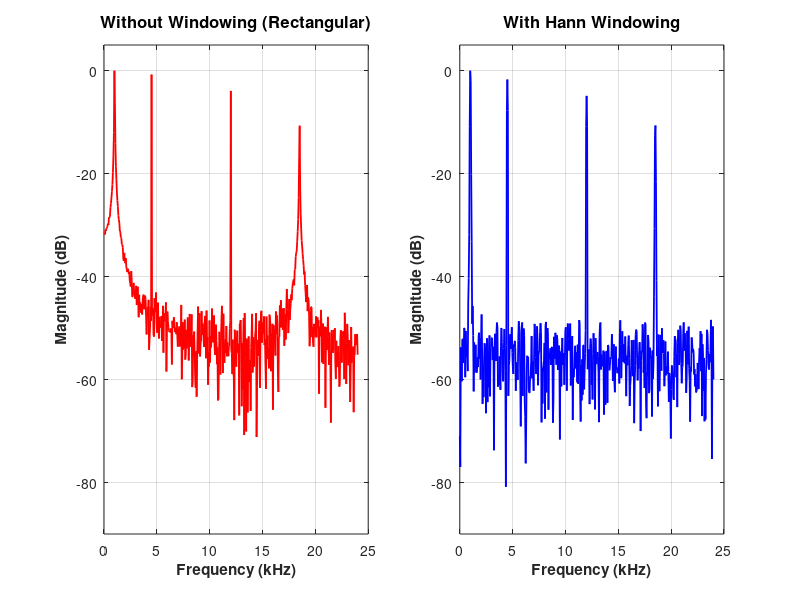

This figure's MATLAB source: (Note: this script raises an error after producing the figure.)
%% ============================================================
%%  FIGURE 4: EFFECT OF WINDOWING ON FFT SPECTRUM
%%  IEEE Paper Ready - Professional Version
%% ============================================================

clear; clc; close all;

%% ==================== PARAMETERS ====================
fs = 48000;
N = 1024;
bits_adc = 12;

frequencies = [1000, 4500, 12000, 18500];
amplitudes  = [0.85, 0.65, 0.45, 0.25];
phases      = [0, pi/4, pi/3, pi/6];

add_noise = true;
noise_level = 0.02;

export_dpi = 300;
fig_folder = 'figures';
if ~exist(fig_folder, 'dir'), mkdir(fig_folder); end

%% ==================== SIGNAL GENERATION ====================
t = (0:N-1) / fs;
x = zeros(1, N);
for i = 1:length(frequencies)
    x = x + amplitudes(i) * sin(2*pi*frequencies(i)*t + phases(i));
end
if add_noise
    x = x + noise_level * randn(1, N);
end
x = x / max(abs(x)) * 0.95;

q_levels = 2^(bits_adc - 1);
x_quant = round(x * q_levels) / q_levels;

w_hann = 0.5 * (1 - cos(2*pi*(0:N-1)/(N-1)));
x_windowed = x_quant .* w_hann;

%% ==================== FFT ====================
X_nowin = fft(x_quant, N);
X_db_nowin = 20 * log10(abs(X_nowin(1:floor(N/2)+1)) / max(abs(X_nowin(1:floor(N/2)+1))) + eps);

X_win = fft(x_windowed, N);
X_db_win = 20 * log10(abs(X_win(1:floor(N/2)+1)) / max(abs(X_win(1:floor(N/2)+1))) + eps);

f_axis = (0:floor(N/2)) * (fs / N);

%% ==================== FIGURE 4 - IEEE STYLE ====================
fig4 = figure('Color', 'w', 'Name', 'Fig4_WindowEffect_IEEE', ...
              'Position', [80 60 1150 520]);

% Left: No Window
subplot(1,2,1);
plot(f_axis/1000, X_db_nowin, 'r-', 'LineWidth', 1.3);
grid on;
xlabel('Frequency (kHz)', 'FontSize', 11, 'FontWeight', 'bold');
ylabel('Magnitude (dB)', 'FontSize', 11, 'FontWeight', 'bold');
title('Without Windowing (Rectangular)', 'FontSize', 12, 'FontWeight', 'bold');
ylim([-90 5]);

text(0.5, -80, {'High sidelobes', 'Severe spectral leakage'}, ...
    'Units', 'normalized', 'HorizontalAlignment', 'center', ...
    'FontSize', 10, 'Color', [0.7 0 0], 'FontWeight', 'bold');

% Right: With Hann Window
subplot(1,2,2);
plot(f_axis/1000, X_db_win, 'b-', 'LineWidth', 1.3);
grid on;
xlabel('Frequency (kHz)', 'FontSize', 11, 'FontWeight', 'bold');
ylabel('Magnitude (dB)', 'FontSize', 11, 'FontWeight', 'bold');
title('With Hann Windowing', 'FontSize', 12, 'FontWeight', 'bold');
ylim([-90 5]);

text(0.5, -80, {'Significantly reduced sidelobes', 'Clean spectral peaks'}, ...
    'Units', 'normalized', 'HorizontalAlignment', 'center', ...
    'FontSize', 10, 'Color', [0 0.4 0], 'FontWeight', 'bold');

sgtitle('Impact of Windowing on FFT Spectrum Quality', ...
        'FontSize', 14, 'FontWeight', 'bold');

% Annotation box
annotation('textbox', [0.23 0.12 0.54 0.18], ...
    'String', {'Windowing is essential in FFT-based spectrum analysis to suppress spectral leakage.', ...
               'The Hann window provides an excellent balance between frequency resolution and dynamic range.', ...
               'In FPGA implementation: Window multiplication is performed in real-time using DSP slices.'}, ...
    'FitBoxToText', 'on', ...
    'BackgroundColor', [0.96 0.96 1], ...
    'EdgeColor', [0 0.25 0.5], ...
    'LineWidth', 1.2, ...
    'FontSize', 9.5);

exportgraphics(fig4, fullfile(fig_folder, 'Fig4_WindowEffect_IEEE.png'), 'Resolution', export_dpi);
exportgraphics(fig4, fullfile(fig_folder, 'Fig4_WindowEffect_IEEE.pdf'), 'ContentType', 'vector');

fprintf('✅ Figure 4 generated successfully!\n');
fprintf('   Saved: Fig4_WindowEffect_IEEE.png\n');
